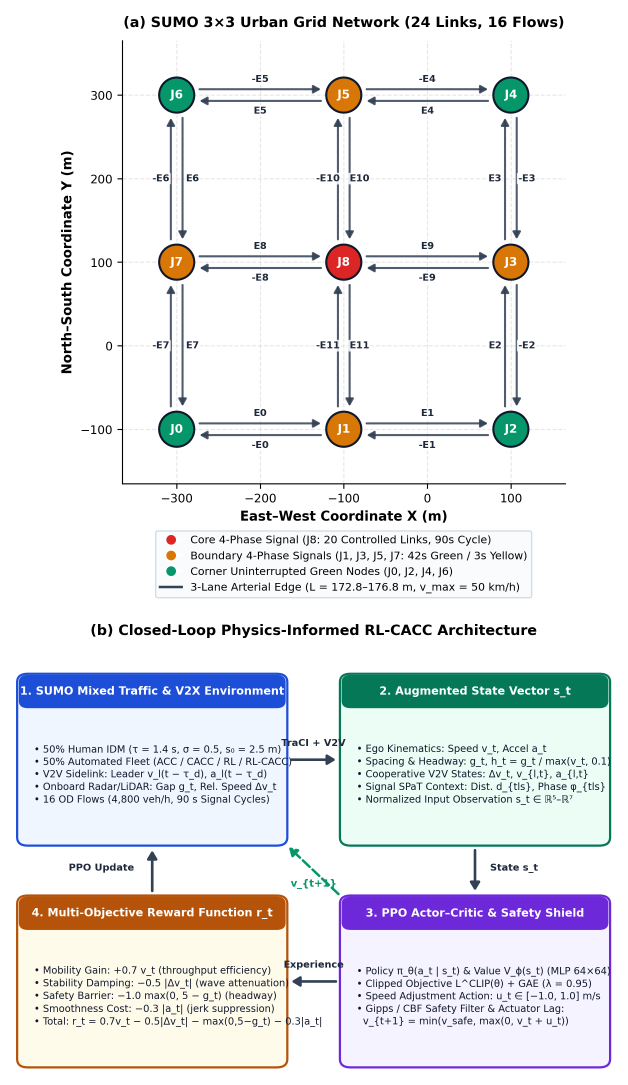
#> input picture figures_improved/fig1_network_architecture.png, 1882 x 3254 px, found by its file name (shown at 1/3 size); the run also reads 1 picture not shown here
$ python generate_improved_figures.py
#> lines starting #> are read from the running program, lines starting #| are printed output that depends on the picture; after the words box and inside, x2 and y2 are one past the last pixel; in counts of white or black regions, pixels touching at a corner belong together
#!/usr/bin/env python3
"""
generate_improved_figures.py
Transforms all 8 paper figures into:
  1. Upper-and-Lower (stacked vertical / 2-row) publication layout (no ultra-wide horizontal strips).
  2. Times New Roman font for all text, math symbols, titles, and subfigure labels.
  3. Crisp 300+ DPI publication outputs in PNG and vector PDF formats.
"""

import os
os.environ['MPLCONFIGDIR'] = '/tmp/mpl_cache'
import matplotlib
matplotlib.use('Agg')
import matplotlib.pyplot as plt
import matplotlib.font_manager as fm
from PIL import Image, ImageDraw, ImageFont
import numpy as np

# Set Matplotlib to Times New Roman
plt.rcParams['font.family'] = 'serif'
plt.rcParams['font.serif'] = ['Times New Roman', 'Times', 'DejaVu Serif']
plt.rcParams['mathtext.fontset'] = 'stix'
plt.rcParams['font.size'] = 11

script_dir = os.path.dirname(os.path.abspath(__file__))
project_root = os.path.dirname(script_dir)
default_dl = os.path.join(project_root, "latex_manuscript", "figures")
fallback_dl = '/Users/mahbubhassan/.gemini/antigravity/scratch/cruise_control_paper/downloaded'
dl_dir = fallback_dl if os.path.exists(fallback_dl) else default_dl
out_dir = os.path.join(project_root, "figures_improved")
os.makedirs(out_dir, exist_ok=True)

# Helper function to crop whitespace around PIL Image
def trim_whitespace(im, bg_color=255, tol=2):
    arr = np.array(im.convert('L'))
    mask = arr < (bg_color - tol)
    if not np.any(mask):
        return im
    y_indices, x_indices = np.where(mask)
    top, bottom = y_indices.min(), y_indices.max() + 1
    left, right = x_indices.min(), x_indices.max() + 1
    # add small margin
    pad = 8
    top = max(0, top - pad)
    bottom = min(im.height, bottom + pad)
    left = max(0, left - pad)
    right = min(im.width, right + pad)
    return im.crop((left, top, right, bottom))


def process_fig1():
    print("Processing Figure 1: Upper-and-Lower network & architecture...")
    im = Image.open(os.path.join(dl_dir, 'fig1_network_architecture.png'))
#> im is the input picture: PIL image 1882x3254 RGB; mean R, G, B 230.7, 232.1, 234.8
    w, h = im.size
#> w = 1882; h = 3254
    # Left: network (a), Right: architecture (b)
    # Split was found around x=1663
    p1 = trim_whitespace(im.crop((0, 0, 1663, h)))
#> in trim_whitespace, `mask = arr < (bg_color - tol)`:
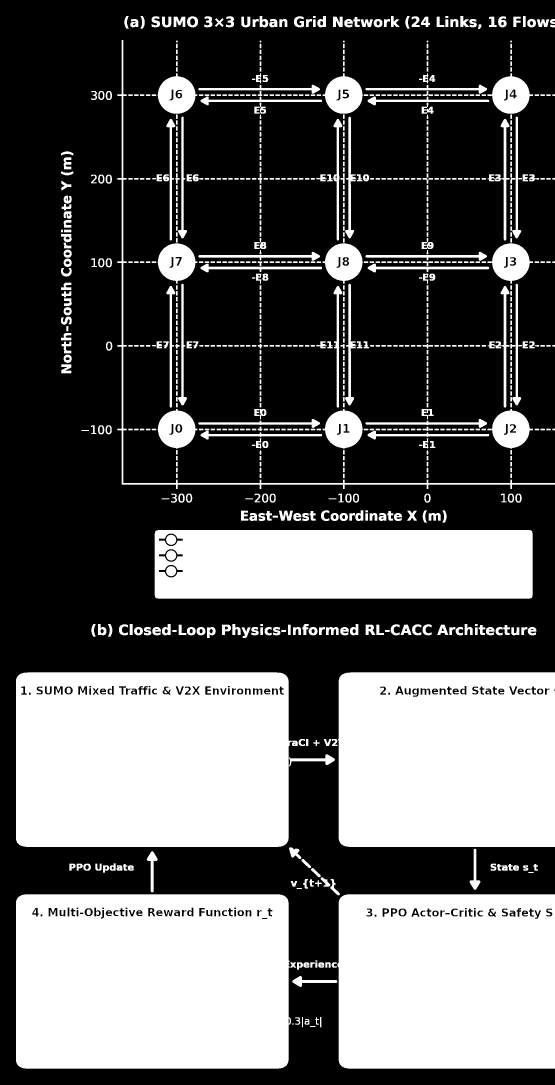
#> mask: shape (3254, 1663) bool (shown at 1/3 size); 37.7% white; 872 white regions (1 under 20 px), largest, box (x1, y1, x2, y2) and area: (48, 2017, 875, 2541) 420850, (48, 2683, 873, 3206) 420549, (1014, 2017, 1663, 2541) 333950
#> in trim_whitespace, `top, bottom = y_indices.min(), y_indices.max() + 1`: top = 48; bottom = 3206
#> in trim_whitespace, `left, right = x_indices.min(), x_indices.max() + 1`: left = 48; right = 1663
#> in trim_whitespace, `top = max(0, top - pad)`: top = 40
#> in trim_whitespace, `bottom = min(im.height, bottom + pad)`: bottom = 3214
#> in trim_whitespace, `left = max(0, left - pad)`: left = 40
    p2 = trim_whitespace(im.crop((1663, 0, w, h)))
#> in trim_whitespace (call 2), `mask = arr < (bg_color - tol)`: mask: shape (3254, 219) bool; 25% white; 24 white regions, largest, box (x1, y1, x2, y2) and area: (0, 2017, 171, 2541) 88811, (0, 2683, 171, 3206) 88061, (14, 48, 27, 86) 300

    # We stack them vertically: p1 on top, p2 on bottom
    target_w = max(p1.width, p2.width) + 80
#> target_w = 1703
    gap = 60
    target_h = p1.height + p2.height + gap + 80
#> target_h = 6488

    new_im = Image.new('RGB', (target_w, target_h), (255, 255, 255))
#> new_im: PIL image 1703x6488 RGB; every value is 255
    x1 = (target_w - p1.width) // 2
#> x1 = 40
    new_im.paste(p1, (x1, 40))
    x2 = (target_w - p2.width) // 2
#> x2 = 762
    new_im.paste(p2, (x2, 40 + p1.height + gap))

    out_png = os.path.join(out_dir, 'fig1_network_architecture.png')
    out_pdf = os.path.join(out_dir, 'fig1_network_architecture.pdf')
    new_im.save(out_png, dpi=(300, 300))
    new_im.save(out_pdf, 'PDF', resolution=300)
    print(f"  -> Saved {out_png} ({new_im.size})")
#|   -> Saved figures_improved/fig1_network_architecture.png ((1703, 6488))


def process_fig2():
    print("Processing Figure 2: Multi-regime temporal evolution...")
    im = Image.open(os.path.join(dl_dir, 'fig2_temporal_evolution.png'))
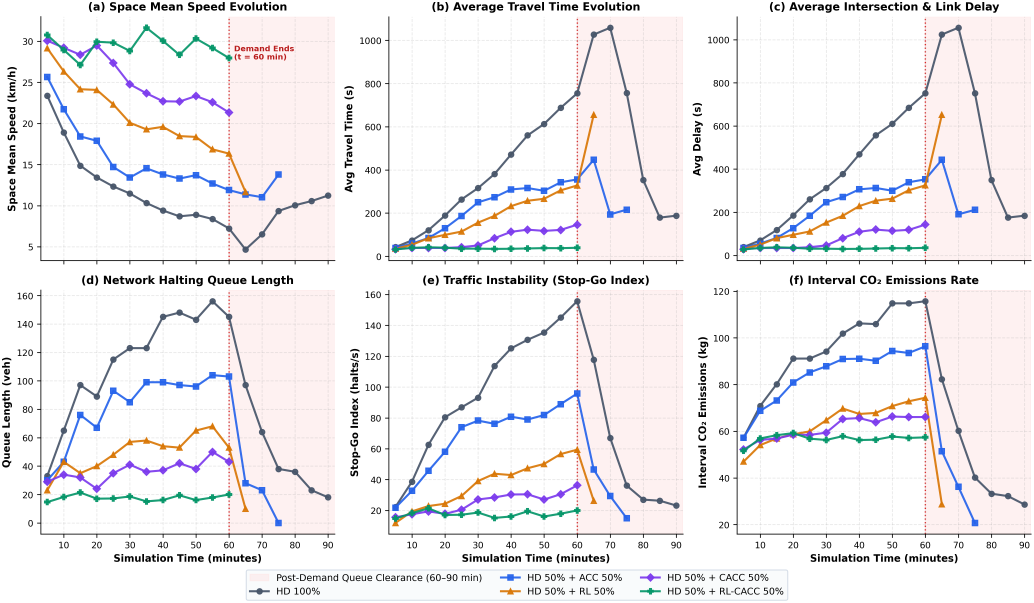
#> input picture figures_improved/fig2_temporal_evolution.png, 4135 x 2412 px, found by its file name (shown at 1/4 size)
#> im is the input picture: PIL image 4135x2412 RGBA; mean R, G, B, A 241.3, 238.7, 240.3, 255
    # Already 2x3 upper and lower (2 rows of 3 subplots)
    # Trim and save high-res with Times New Roman metadata
    trimmed = trim_whitespace(im)
#> in trim_whitespace (call 3), `mask = arr < (bg_color - tol)`: mask: shape (2412, 4135) bool; 35.7% white; 3151 white regions, largest, box (x1, y1, x2, y2) and area: (148, 1158, 1342, 2152) 496722, (148, 64, 1342, 1058) 493635, (1540, 1159, 2735, 2152) 487600
    out_png = os.path.join(out_dir, 'fig2_temporal_evolution.png')
    out_pdf = os.path.join(out_dir, 'fig2_temporal_evolution.pdf')
    trimmed.save(out_png, dpi=(300, 300))
    trimmed.save(out_pdf, 'PDF', resolution=300)
    print(f"  -> Saved {out_png} ({trimmed.size})")
#|   -> Saved figures_improved/fig2_temporal_evolution.png ((4135, 2412))


def process_fig3():
    print("Processing Figure 3: Statistical comparison...")
    im = Image.open(os.path.join(dl_dir, 'fig3_statistical_comparison.png'))
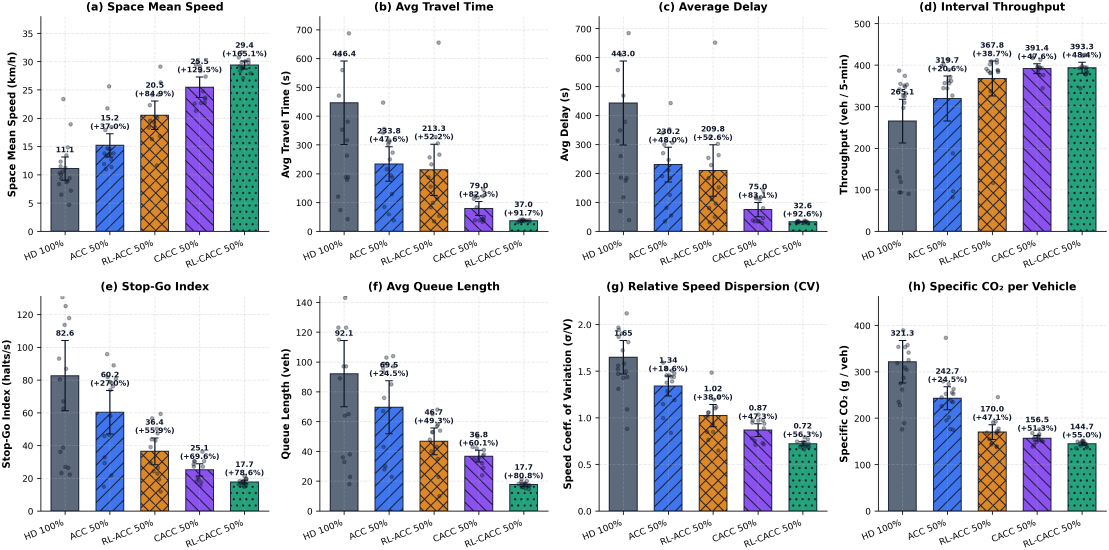
#> input picture figures_improved/fig3_statistical_comparison.png, 4436 x 2198 px, found by its file name (shown at 1/4 size)
#> im is the input picture: PIL image 4436x2198 RGBA; mean R, G, B, A 217.6, 219.4, 224.9, 255
    # 2 rows x 4 cols (upper and lower 2-tier)
    trimmed = trim_whitespace(im)
#> in trim_whitespace (call 4), `mask = arr < (bg_color - tol)`: mask: shape (2198, 4436) bool; 24.3% white; 5219 white regions (1725 under 20 px), largest, box (x1, y1, x2, y2) and area: (3498, 64, 4428, 941) 359987, (148, 64, 1078, 941) 288384, (2381, 1183, 3311, 2060) 266728
    out_png = os.path.join(out_dir, 'fig3_statistical_comparison.png')
    out_pdf = os.path.join(out_dir, 'fig3_statistical_comparison.pdf')
    trimmed.save(out_png, dpi=(300, 300))
    trimmed.save(out_pdf, 'PDF', resolution=300)
    print(f"  -> Saved {out_png} ({trimmed.size})")
#|   -> Saved figures_improved/fig3_statistical_comparison.png ((4436, 2198))


def process_fig4():
    print("Processing Figure 4: Speed variance paradox into Upper-and-Lower layout...")
    im = Image.open(os.path.join(dl_dir, 'fig4_speed_variance_paradox.png'))
    w, h = im.size
#> w = 2922; h = 2711
    # 3 subpanels: 0..1354, 1354..2820, 2820..w
    p1 = trim_whitespace(im.crop((0, 0, 1354, h)))
#> in trim_whitespace (call 5), `mask = arr < (bg_color - tol)`: mask: shape (2711, 1354) bool; 10.9% white; 1279 white regions (12 under 20 px), largest, box (x1, y1, x2, y2) and area: (991, 1457, 1354, 2556) 156120, (199, 104, 1346, 1203) 27153, (1049, 241, 1200, 358) 8043
    p2 = trim_whitespace(im.crop((1354, 0, 2820, h)))
#> in trim_whitespace (call 6), `mask = arr < (bg_color - tol)`: mask: shape (2711, 1466) bool; 21.9% white; 1247 white regions (213 under 20 px), largest, box (x1, y1, x2, y2) and area: (361, 104, 1466, 1203) 498884, (0, 1958, 784, 2556) 198506, (765, 115, 1466, 234) 10873
    p3 = trim_whitespace(im.crop((2820, 0, w, h)))
#> in trim_whitespace (call 7), `mask = arr < (bg_color - tol)`: mask: shape (2711, 102) bool; 3.4% white; 28 white regions (8 under 20 px), largest, box (x1, y1, x2, y2) and area: (0, 104, 55, 1190) 6070, (0, 118, 36, 229) 921, (32, 50, 62, 81) 667

    # Upper row: p1 and p2 side-by-side
    # Lower row: p3 centered
    gap_x = 50
    gap_y = 60
    row1_w = p1.width + p2.width + gap_x
#> row1_w = 2830
    row1_h = max(p1.height, p2.height)
#> row1_h = 2631

    # Scale p3 to balance width or center nicely
    row2_w = p3.width
#> row2_w = 70
    row2_h = p3.height
#> row2_h = 1157

    total_w = max(row1_w, row2_w) + 80
#> total_w = 2910
    total_h = row1_h + row2_h + gap_y + 80
#> total_h = 3928

    new_im = Image.new('RGB', (total_w, total_h), (255, 255, 255))
#> new_im: PIL image 2910x3928 RGB; every value is 255

    # Paste row 1
    start_x_r1 = (total_w - row1_w) // 2
#> start_x_r1 = 40
    new_im.paste(p1, (start_x_r1, 40))
    new_im.paste(p2, (start_x_r1 + p1.width + gap_x, 40))

    # Paste row 2 (centered)
    start_x_r2 = (total_w - row2_w) // 2
    new_im.paste(p3, (start_x_r2, 40 + row1_h + gap_y))

    out_png = os.path.join(out_dir, 'fig4_speed_variance_paradox.png')
    out_pdf = os.path.join(out_dir, 'fig4_speed_variance_paradox.pdf')
    new_im.save(out_png, dpi=(300, 300))
    new_im.save(out_pdf, 'PDF', resolution=300)
    print(f"  -> Saved {out_png} ({new_im.size}, aspect={new_im.size[0]/new_im.size[1]:.2f})")
#|   -> Saved figures_improved/fig4_speed_variance_paradox.png ((2910, 3928), aspect=0.74)


def process_fig5():
    print("Processing Figure 5: MFD phase plane into Upper-and-Lower layout...")
    im = Image.open(os.path.join(dl_dir, 'fig5_mfd_phase_plane.png'))
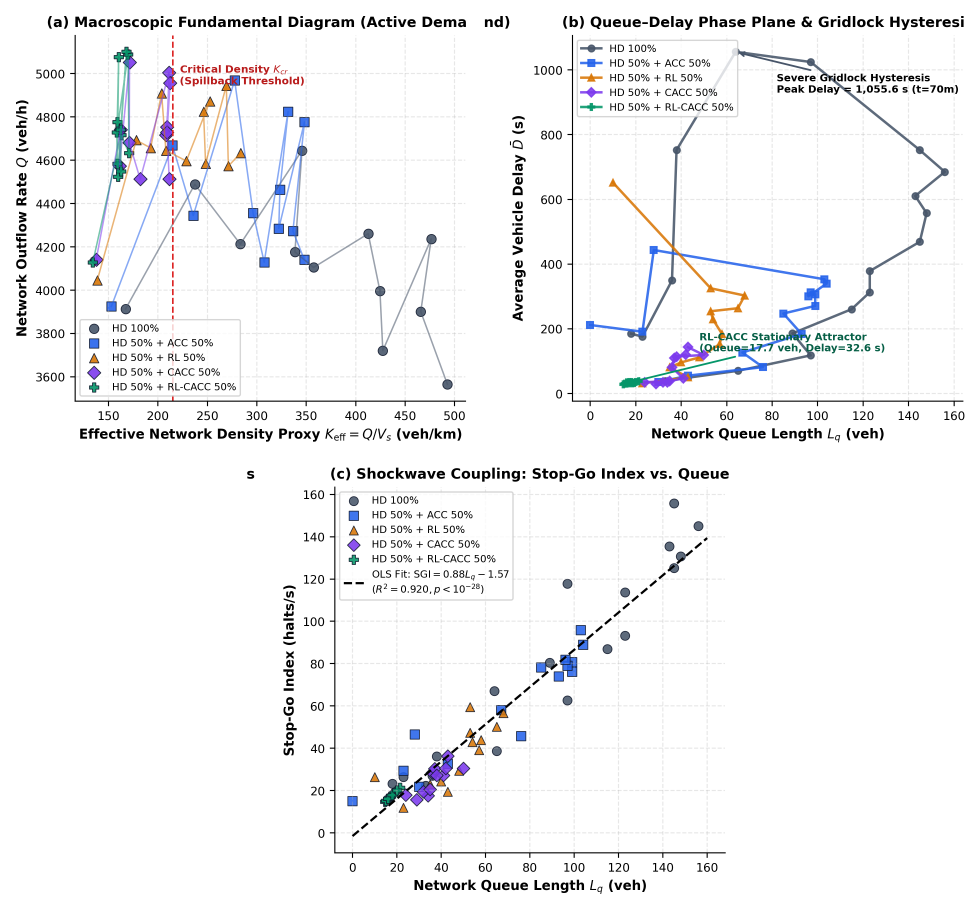
#> input picture figures_improved/fig5_mfd_phase_plane.png, 2934 x 2730 px, found by its file name (shown at 1/3 size)
#> im is the input picture: PIL image 2934x2730 RGB; mean R, G, B 244.4, 244.5, 245.4
    w, h = im.size
    # 3 subpanels: 0..1387, 1387..2832, 2832..w
    p1 = trim_whitespace(im.crop((0, 0, 1387, h)))
#> in trim_whitespace (call 8), `mask = arr < (bg_color - tol)`: mask: shape (2730, 1387) bool; 9.2% white; 1532 white regions (16 under 20 px), largest, box (x1, y1, x2, y2) and area: (263, 140, 1358, 1169) 95113, (210, 104, 1387, 1219) 22259, (989, 1459, 1387, 2574) 15402
    p2 = trim_whitespace(im.crop((1387, 0, 2832, h)))
#> in trim_whitespace (call 9), `mask = arr < (bg_color - tol)`: mask: shape (2730, 1445) bool; 8.3% white; 1788 white regions (34 under 20 px), largest, box (x1, y1, x2, y2) and area: (315, 104, 1445, 1219) 99058, (0, 2546, 791, 2574) 4645, (0, 1468, 160, 1803) 3883
    p3 = trim_whitespace(im.crop((2832, 0, w, h)))
#> in trim_whitespace (call 10), `mask = arr < (bg_color - tol)`: mask: shape (2730, 102) bool; 2.9% white; 82 white regions (1 under 20 px), largest, box (x1, y1, x2, y2) and area: (1, 254, 42, 285) 632, (0, 1191, 59, 1219) 410, (24, 57, 46, 82) 397

    # Upper row: p1 (centered) or (p1 & p2 on top, p3 on bottom)
    # Let's do Upper row: p1 and p2 side-by-side
    # Lower row: p3 centered
    gap_x = 50
    gap_y = 60
    row1_w = p1.width + p2.width + gap_x
    row1_h = max(p1.height, p2.height)

    row2_w = p3.width
    row2_h = p3.height

    total_w = max(row1_w, row2_w) + 80
    total_h = row1_h + row2_h + gap_y + 80

    new_im = Image.new('RGB', (total_w, total_h), (255, 255, 255))
#> new_im: PIL image 2922x4019 RGB; every value is 255
    start_x_r1 = (total_w - row1_w) // 2
    new_im.paste(p1, (start_x_r1, 40))
    new_im.paste(p2, (start_x_r1 + p1.width + gap_x, 40))

    start_x_r2 = (total_w - row2_w) // 2
    new_im.paste(p3, (start_x_r2, 40 + row1_h + gap_y))

    out_png = os.path.join(out_dir, 'fig5_mfd_phase_plane.png')
    out_pdf = os.path.join(out_dir, 'fig5_mfd_phase_plane.pdf')
    new_im.save(out_png, dpi=(300, 300))
    new_im.save(out_pdf, 'PDF', resolution=300)
    print(f"  -> Saved {out_png} ({new_im.size}, aspect={new_im.size[0]/new_im.size[1]:.2f})")
#|   -> Saved figures_improved/fig5_mfd_phase_plane.png ((2922, 4019), aspect=0.73)


def process_fig6():
    print("Processing Figure 6: String stability & platoon...")
    im = Image.open(os.path.join(dl_dir, 'fig6_string_stability_platoon.png'))
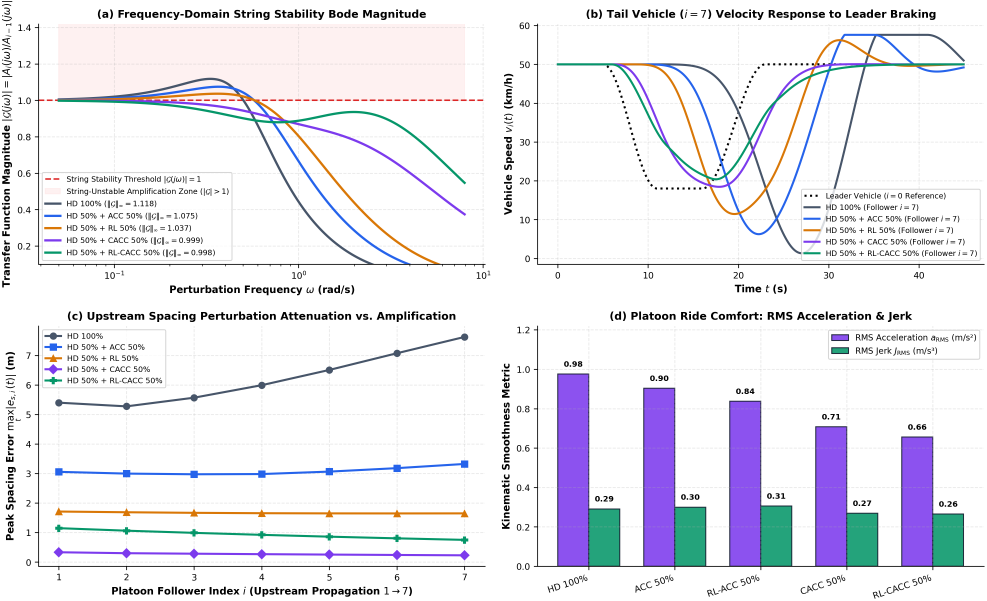
#> input picture figures_improved/fig6_string_stability_platoon.png, 3947 x 2403 px, found by its file name (shown at 1/4 size)
#> im is the input picture: PIL image 3947x2403 RGBA; mean R, G, B, A 234.7, 233.7, 240.5, 255
    # Already 2-tier (upper Bode plot, lower time-domain kinematics)
    trimmed = trim_whitespace(im)
#> in trim_whitespace (call 11), `mask = arr < (bg_color - tol)`:
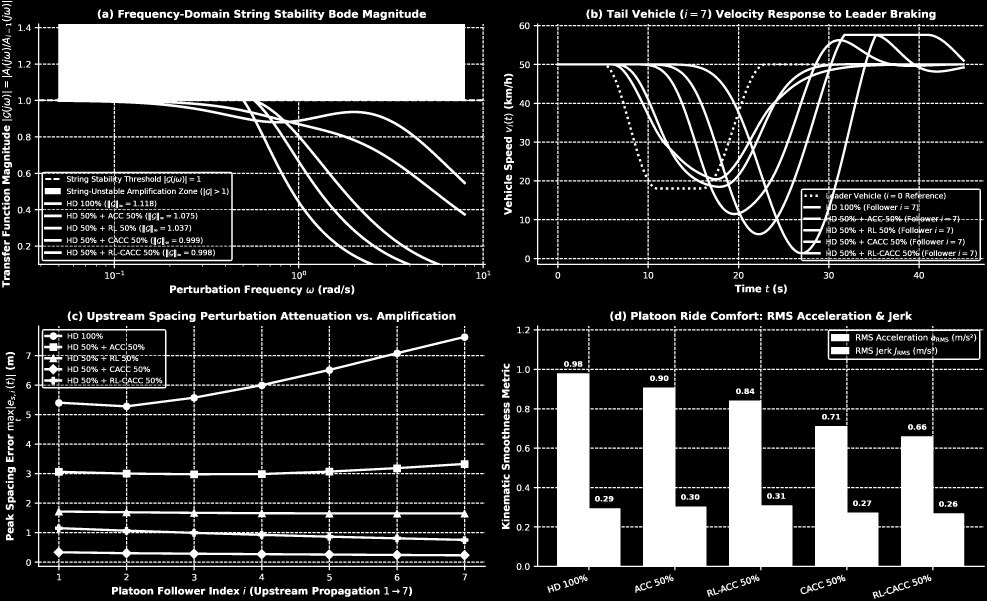
#> mask: shape (2403, 3947) bool (shown at 1/4 size); 19.8% white; 3900 white regions (242 under 20 px), largest, box (x1, y1, x2, y2) and area: (139, 94, 1943, 1073) 592249, (2135, 1302, 3939, 2281) 574471, (2135, 94, 3939, 1073) 127966
#> in trim_whitespace (call 11), `top, bottom = y_indices.min(), y_indices.max() + 1`: top = 4; bottom = 2395
#> in trim_whitespace (call 11), `left, right = x_indices.min(), x_indices.max() + 1`: left = 8; right = 3939
#> in trim_whitespace (call 11), `top = max(0, top - pad)`: top = 0
#> in trim_whitespace (call 11), `bottom = min(im.height, bottom + pad)`: bottom = 2403
#> in trim_whitespace (call 11), `left = max(0, left - pad)`: left = 0
#> in trim_whitespace (call 11), `right = min(im.width, right + pad)`: right = 3947
    out_png = os.path.join(out_dir, 'fig6_string_stability_platoon.png')
    out_pdf = os.path.join(out_dir, 'fig6_string_stability_platoon.pdf')
    trimmed.save(out_png, dpi=(300, 300))
#> (the run stopped early here; a loop or call above may not have finished)
